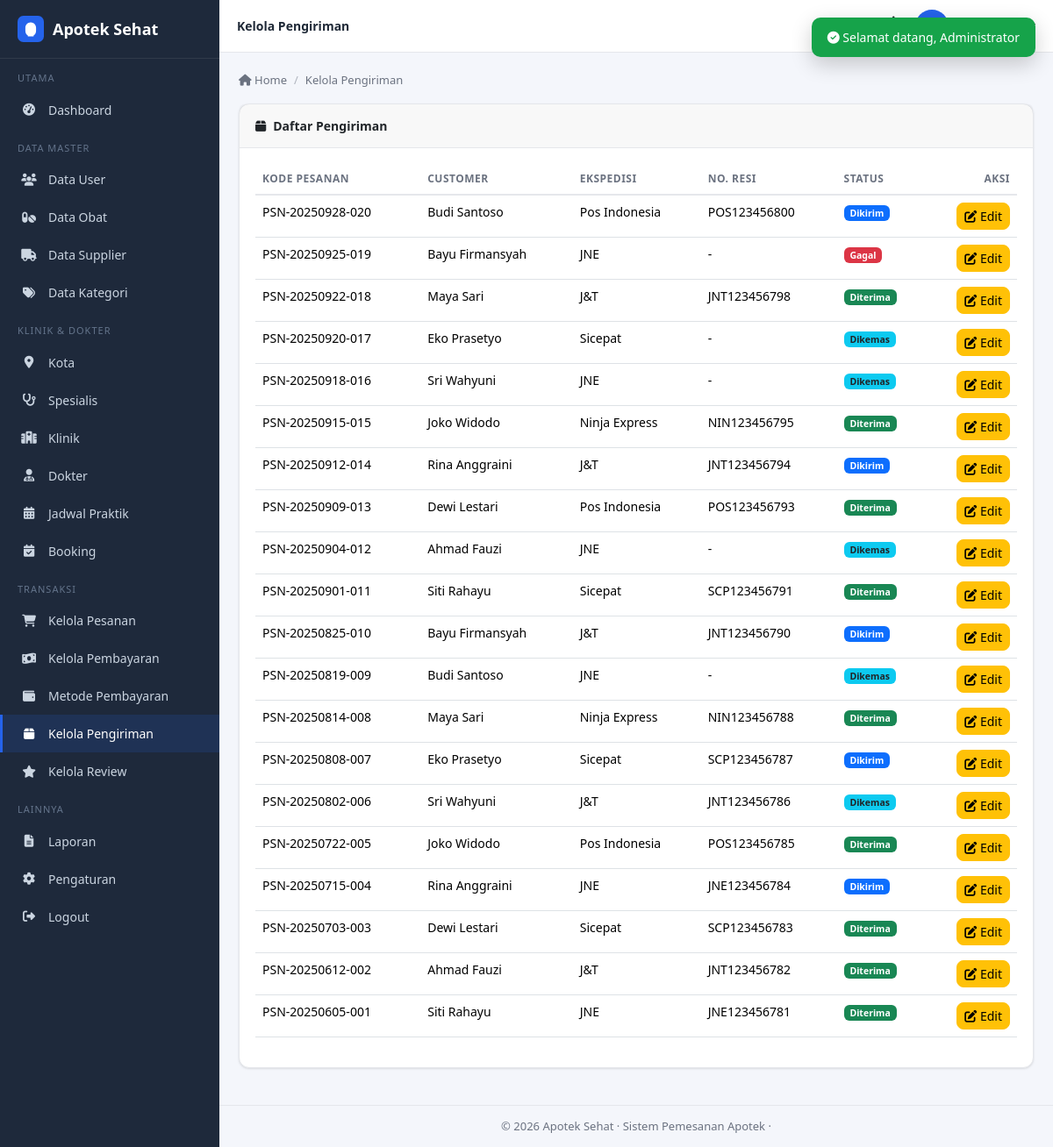
The page /admin/pengiriman/index.php (signed in) on the database its author committed.
### tables this page shows
CREATE TABLE IF NOT EXISTS pengiriman (
  id_pengiriman INT(11) UNSIGNED NOT NULL AUTO_INCREMENT,
  id_pesanan    INT(11) UNSIGNED NOT NULL,
  ekspedisi     VARCHAR(50) DEFAULT NULL,
  nomor_resi    VARCHAR(50) DEFAULT NULL,
  status        ENUM('Dikemas','Dikirim','Diterima','Gagal') NOT NULL DEFAULT 'Dikemas',
  PRIMARY KEY (id_pengiriman),
  KEY fk_pengiriman_pesanan (id_pesanan),
  CONSTRAINT fk_pengiriman_pesanan FOREIGN KEY (id_pesanan) REFERENCES pesanan (id_pesanan)
    ON DELETE CASCADE ON UPDATE CASCADE
);

CREATE TABLE IF NOT EXISTS pesanan (
  id_pesanan    INT(11) UNSIGNED NOT NULL AUTO_INCREMENT,
  kode_pesanan  VARCHAR(30) NOT NULL,
  id_user       INT(11) UNSIGNED NOT NULL,
  tanggal       DATETIME NOT NULL DEFAULT CURRENT_TIMESTAMP,
  total         DECIMAL(12,2) NOT NULL DEFAULT 0,
  status        ENUM('Menunggu Pembayaran','Diproses','Dikirim','Selesai','Dibatalkan') NOT NULL DEFAULT 'Menunggu Pembayaran',
  PRIMARY KEY (id_pesanan),
  UNIQUE KEY unik_kode_pesanan (kode_pesanan),
  KEY fk_pesanan_user (id_user),
  CONSTRAINT fk_pesanan_user FOREIGN KEY (id_user) REFERENCES users (id_user)
    ON DELETE CASCADE ON UPDATE CASCADE
);

CREATE TABLE IF NOT EXISTS users (
  id_user    INT(11) UNSIGNED NOT NULL AUTO_INCREMENT,
  nama       VARCHAR(100) NOT NULL,
  email      VARCHAR(100) NOT NULL,
  password   VARCHAR(255) NOT NULL,
  no_hp      VARCHAR(20)  DEFAULT NULL,
  alamat     TEXT         DEFAULT NULL,
  role       ENUM('admin','customer') NOT NULL DEFAULT 'customer',
  created_at DATETIME     NOT NULL DEFAULT CURRENT_TIMESTAMP,
  PRIMARY KEY (id_user),
  UNIQUE KEY unik_email (email)
);

### admin/pengiriman/index.php (the view, shortened to what this page needs)
<?php
require_once '../../config/koneksi.php';
$ships = $pdo->query("SELECT pg.*, p.kode_pesanan, u.nama FROM pengiriman pg JOIN pesanan p ON p.id_pesanan=pg.id_pesanan JOIN users u ON u.id_user=p.id_user ORDER BY pg.id_pengiriman DESC")->fetchAll();
require_once '../../includes/header_admin.php';
?>
<div class="card">
    <div class="card-header"><span><i class="fas fa-box me-2"></i>Daftar Pengiriman</span></div>
    <div class="card-body">
        <table id="table" class="table table-hover" style="width:100%">
            <thead><tr><th>Kode Pesanan</th><th>Customer</th><th>Ekspedisi</th><th>No. Resi</th><th>Status</th><th class="text-end">Aksi</th></tr></thead>
            <tbody>
            <?php foreach ($ships as $s): ?>
                <tr>
                    <td><?= e($s['kode_pesanan']) ?></td>
                    <td><?= e($s['nama']) ?></td>
                    <td><?= e($s['ekspedisi'] ?? '-') ?></td>
                    <td><?= e($s['nomor_resi'] ?? '-') ?></td>
                    <td><?= status_badge($s['status']) ?></td>
                    <td class="text-end">
                        <a href="<?= BASE_URL ?>admin/pengiriman/edit.php?id=<?= $s['id_pengiriman'] ?>" class="btn btn-sm btn-warning"><i class="fas fa-edit"></i> Edit</a>
                    </td>
                </tr>
            <?php endforeach; ?>
            </tbody>
        </table>
    </div>
</div>
<?php
require_once '../../includes/footer_admin.php';

### functions/functions.php (shortened to what this page needs)
<?php
function e($str) {
    return htmlspecialchars((string)($str ?? ''), ENT_QUOTES, 'UTF-8');
}
function status_badge($status) {
    $map = [
        'Menunggu Pembayaran' => 'bg-warning text-dark',
        'Diproses'            => 'bg-info text-dark',
        'Dikirim'             => 'bg-primary',
        'Selesai'             => 'bg-success',
        'Dibatalkan'          => 'bg-secondary',
        'Menunggu'            => 'bg-warning text-dark',
        'Lunas'               => 'bg-success',
        'Ditolak'             => 'bg-danger',
        'Dikemas'             => 'bg-info text-dark',
        'Diterima'            => 'bg-success',
        'Gagal'               => 'bg-danger',
        'belum dibaca'        => 'bg-danger',
        'dibaca'              => 'bg-secondary',
    ];
    $cls = $map[$status] ?? 'bg-secondary';
    return '<span class="badge ' . $cls . '">' . e($status) . '</span>';
}

### assets/css/style.css (style rules this page uses)
:root { --primary: #2563eb; --primary-dark: #1d4ed8; --primary-light: #dbeafe; --bg: #f4f6fb; --surface: #ffffff; --text: #1f2937; --text-muted: #6b7280; --border: #e5e7eb; --sidebar-bg: #1e293b; --sidebar-text: #cbd5e1; --success: #16a34a; --danger: #dc2626; --warning: #f59e0b; --info: #0ea5e9; --shadow: 0 1px 3px rgba(0,0,0,.08), 0 1px 2px rgba(0,0,0,.04); --radius: 12px; }
* { box-sizing: border-box; }
body { background: var(--bg); color: var(--text); font-family: 'Segoe UI', system-ui, -apple-system, sans-serif; margin: 0; font-size: 14px; }
a { text-decoration: none; color: var(--primary); }
.table td, .table th { white-space: normal; overflow-wrap: anywhere; word-break: break-word; }
.card, .card-body, .card-header, .alert, .modal-body, .modal-header, .modal-footer, .dropdown-menu, .dropdown-item { overflow-wrap: anywhere; word-break: break-word; }
.card { background: var(--surface); border: 1px solid var(--border); border-radius: var(--radius); box-shadow: var(--shadow); margin-bottom: 20px; }
.card-header { padding: 14px 18px; border-bottom: 1px solid var(--border); font-weight: 600; display: flex; justify-content: space-between; align-items: center; }
.card-body { padding: 18px; }
.btn-primary, .btn-success, .btn-danger, .btn-warning, .btn-info, .btn-secondary, .btn-outline-primary { border-radius: 8px; font-size: 14px; }
.table { color: var(--text); }
.table > :not(caption) > * > * { background: transparent; }
.table thead th { border-bottom: 2px solid var(--border); font-size: 12px; text-transform: uppercase; letter-spacing: .5px; color: var(--text-muted); }

### rows shown on the page
pengiriman: id_pesanan.kode_pesanan "PSN-20250928-020", users.nama "Budi Santoso", ekspedisi "Pos Indonesia", nomor_resi "POS123456800", status "Dikirim"
pengiriman: id_pesanan.kode_pesanan "PSN-20250925-019", users.nama "Bayu Firmansyah", ekspedisi "JNE", nomor_resi "-", status "Gagal"
pengiriman: id_pesanan.kode_pesanan "PSN-20250922-018", users.nama "Maya Sari", ekspedisi "J&T", nomor_resi "JNT123456798", status "Diterima"
pengiriman: id_pesanan.kode_pesanan "PSN-20250920-017", users.nama "Eko Prasetyo", ekspedisi "Sicepat", nomor_resi "-", status "Dikemas"
pengiriman: id_pesanan.kode_pesanan "PSN-20250918-016", users.nama "Sri Wahyuni", ekspedisi "JNE", nomor_resi "-", status "Dikemas"
pengiriman: id_pesanan.kode_pesanan "PSN-20250915-015", users.nama "Joko Widodo", ekspedisi "Ninja Express", nomor_resi "NIN123456795", status "Diterima"
pengiriman: id_pesanan.kode_pesanan "PSN-20250912-014", users.nama "Rina Anggraini", ekspedisi "J&T", nomor_resi "JNT123456794", status "Dikirim"
pengiriman: id_pesanan.kode_pesanan "PSN-20250909-013", users.nama "Dewi Lestari", ekspedisi "Pos Indonesia", nomor_resi "POS123456793", status "Diterima"
pengiriman: id_pesanan.kode_pesanan "PSN-20250904-012", users.nama "Ahmad Fauzi", ekspedisi "JNE", nomor_resi "-", status "Dikemas"
pengiriman: id_pesanan.kode_pesanan "PSN-20250901-011", users.nama "Siti Rahayu", ekspedisi "Sicepat", nomor_resi "SCP123456791", status "Diterima"
pengiriman: id_pesanan.kode_pesanan "PSN-20250825-010", users.nama "Bayu Firmansyah", ekspedisi "J&T", nomor_resi "JNT123456790", status "Dikirim"
pengiriman: id_pesanan.kode_pesanan "PSN-20250819-009", users.nama "Budi Santoso", ekspedisi "JNE", nomor_resi "-", status "Dikemas"
pengiriman: id_pesanan.kode_pesanan "PSN-20250814-008", users.nama "Maya Sari", ekspedisi "Ninja Express", nomor_resi "NIN123456788", status "Diterima"
pengiriman: id_pesanan.kode_pesanan "PSN-20250808-007", users.nama "Eko Prasetyo", ekspedisi "Sicepat", nomor_resi "SCP123456787", status "Dikirim"
pengiriman: id_pesanan.kode_pesanan "PSN-20250802-006", users.nama "Sri Wahyuni", ekspedisi "J&T", nomor_resi "JNT123456786", status "Dikemas"
pengiriman: id_pesanan.kode_pesanan "PSN-20250722-005", users.nama "Joko Widodo", ekspedisi "Pos Indonesia", nomor_resi "POS123456785", status "Diterima"
pengiriman: id_pesanan.kode_pesanan "PSN-20250715-004", users.nama "Rina Anggraini", ekspedisi "JNE", nomor_resi "JNE123456784", status "Dikirim"
pengiriman: id_pesanan.kode_pesanan "PSN-20250703-003", users.nama "Dewi Lestari", ekspedisi "Sicepat", nomor_resi "SCP123456783", status "Diterima"
pengiriman: id_pesanan.kode_pesanan "PSN-20250612-002", users.nama "Ahmad Fauzi", ekspedisi "J&T", nomor_resi "JNT123456782", status "Diterima"
pengiriman: id_pesanan.kode_pesanan "PSN-20250605-001", users.nama "Siti Rahayu", ekspedisi "JNE", nomor_resi "JNE123456781", status "Diterima"

### other values the page prints
$page_title "Kelola Pengiriman"
